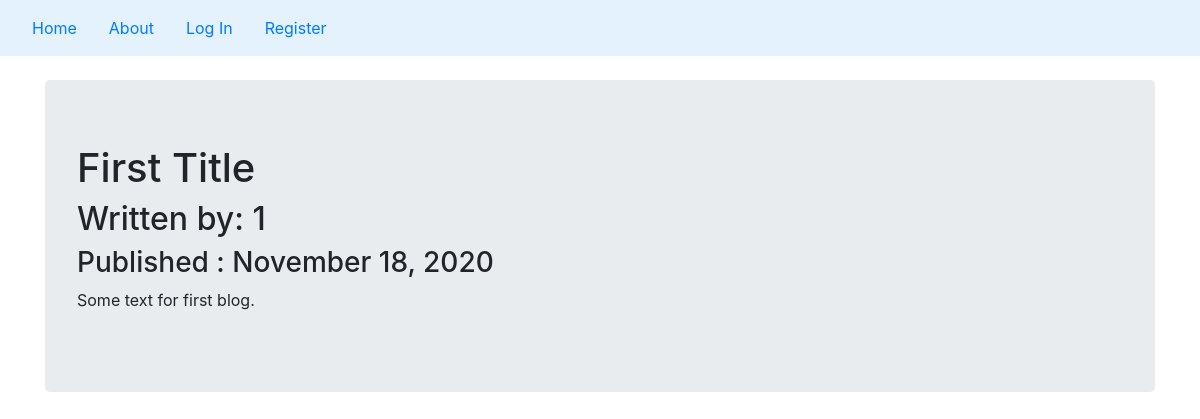
/2, run on the app's committed database.
### peoplecompanyblog/models.py (models this page shows, shortened)
class BlogPost(db.Model):
     users = db.relationship(User)
     id = db.Column(db.Integer,primary_key=True)
     user_id = db.Column(db.Integer,db.ForeignKey('users.id'),nullable=False)
     date = db.Column(db.DateTime,nullable=False,default=datetime.utcnow)
     title = db.Column(db.String(140),nullable=False)
     text = db.Column(db.Text,nullable=False)

class User(db.Model,UserMixin):
    __tablename__ = 'users'
    id = db.Column(db.Integer,primary_key=True)
    profile_image = db.Column(db.String(20),nullable=False,default='default_profile.png')
    email = db.Column(db.String(64),unique=True,index=True)
    username = db.Column(db.String(64),unique=True,index=True)
    password = db.Column(db.String(128))
    posts = db.relationship('BlogPost',backref='author',lazy=True)

### peoplecompanyblog/users/views.py (the view)
@users.route("/<username>")
def user_posts(username):
    page = request.args.get('page',1,type=int)
    user = User.query.filter_by(username=username).first_or_404()
    blog_posts = BlogPost.query.filter_by(author=user).order_by(BlogPost.date.desc()).paginate(page=page,per_page=5)
    return render_template('user_blog_posts.html',blog_posts=blog_posts,user=user)

### peoplecompanyblog/blog_posts/views.py (called while the page is built)
@blog_posts.route('/<int:blog_post_id>')
def blog_post(blog_post_id):
    blog_post = BlogPost.query.get_or_404(blog_post_id)
    return render_template('blog_post.html', title=blog_post.title, date=blog_post.date, post=blog_post)

### peoplecompanyblog/templates/blog_post.html (shortened to what this page needs)
{% extends "base.html" %}
{% block content %}
<div class="jumbotron">
     <h1>{{post.title}}</h1>
     <h2> Written by: {{ post.author.username }}</h2>
     <h3> Published : {{ post.date.strftime('%B %d, %Y') }} </h3>
     <p> {{ post.text }}  </p>
</div>
{% endblock %}

### data on the page
BlogPost: title "First Title", date "November 18, 2020", text "Some text for first blog."
User: author.username "1"
